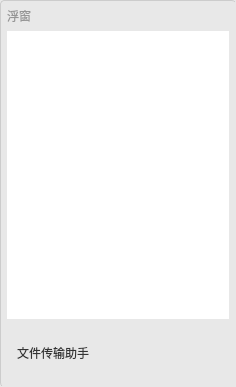
<?xml version="1.0" encoding="UTF-8"?>
<ui version="4.0">
 <class>FloatingDialog</class>
 <widget class="QDialog" name="FloatingDialog">
  <property name="geometry">
   <rect>
    <x>0</x>
    <y>0</y>
    <width>236</width>
    <height>387</height>
   </rect>
  </property>
  <property name="minimumSize">
   <size>
    <width>236</width>
    <height>387</height>
   </size>
  </property>
  <property name="maximumSize">
   <size>
    <width>236</width>
    <height>387</height>
   </size>
  </property>
  <property name="windowTitle">
   <string>Dialog</string>
  </property>
  <property name="styleSheet">
   <string notr="true">QDialog{
background-color: rgb(232, 232, 232);
border-left: 1px solid #cccccc; /* 边框宽度+颜色+线型 */
border-top: 1px solid #cccccc; /* 边框宽度+颜色+线型 */
border-radius: 4px;         /* 轻微圆角，可选 */
}</string>
  </property>
  <layout class="QVBoxLayout" name="verticalLayout">
   <property name="leftMargin">
    <number>7</number>
   </property>
   <property name="topMargin">
    <number>7</number>
   </property>
   <property name="rightMargin">
    <number>7</number>
   </property>
   <property name="bottomMargin">
    <number>7</number>
   </property>
   <item>
    <widget class="QLabel" name="label">
     <property name="styleSheet">
      <string notr="true">font: 9pt &quot;等线&quot;;
color: rgb(149, 149, 149);</string>
     </property>
     <property name="text">
      <string>浮窗</string>
     </property>
    </widget>
   </item>
   <item>
    <widget class="QListWidget" name="listWidget">
     <property name="styleSheet">
      <string notr="true">QListWidget { border: none; }</string>
     </property>
     <property name="currentRow">
      <number>-1</number>
     </property>
    </widget>
   </item>
   <item>
    <widget class="QPushButton" name="pushButton">
     <property name="minimumSize">
      <size>
       <width>0</width>
       <height>55</height>
      </size>
     </property>
     <property name="styleSheet">
      <string notr="true">/* 正常状态 - 无边框 */
        QPushButton {
            text-align: left;
            border: none;               /* 去除边框 */
            background-color: transparent; /* 透明背景 */
            border-radius: 4px;         /* 轻微圆角，可选 */
            color: #333333;             /* 文字颜色 */
            padding: 2px 10px;          /* 内边距 */
	        font: 10pt &quot;等线&quot;;
        }
        
        /* 鼠标悬停状态  */
        QPushButton:hover {
            background-color:rgb(211, 211, 211);  
            color: rgb(0, 0, 0);              
        }
        
        /* 按下状态，增强交互感 */
        QPushButton:pressed {
            background-color: rgb(191, 191, 191);  
        }</string>
     </property>
     <property name="text">
      <string>文件传输助手</string>
     </property>
     <property name="icon">
      <iconset resource="../../res/icon.qrc">
       <normaloff>:/a/icons/List_FileTransferAssistant.svg</normaloff>:/a/icons/List_FileTransferAssistant.svg</iconset>
     </property>
     <property name="iconSize">
      <size>
       <width>35</width>
       <height>35</height>
      </size>
     </property>
    </widget>
   </item>
  </layout>
 </widget>
 <resources>
  <include location="../../res/icon.qrc"/>
 </resources>
 <connections/>
</ui>
